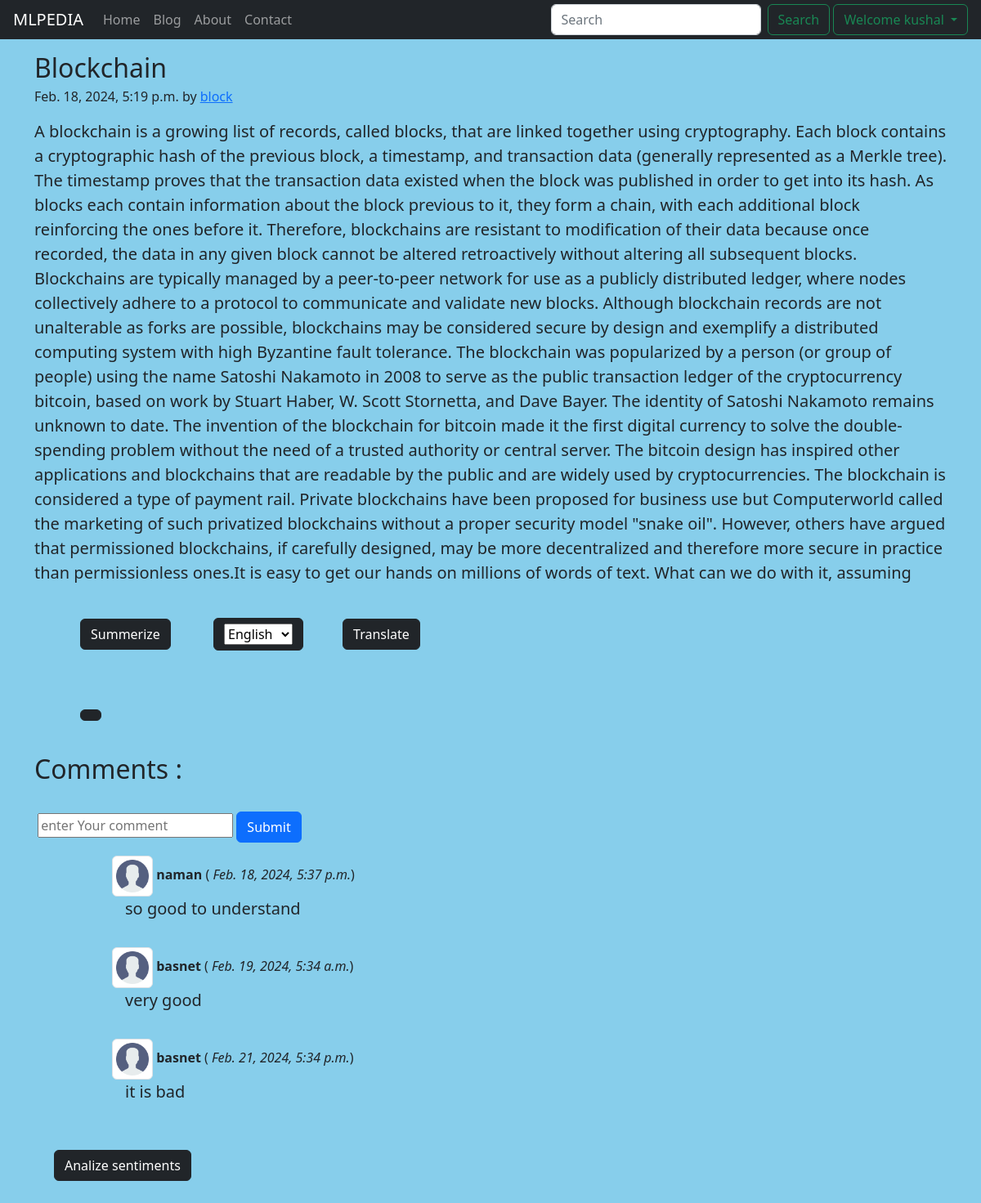
The app's page /blog/blockchain (signed in) with its own data.
### blog/models.py (models this page shows, shortened)
class Postblog(models.Model):
    sno=models.AutoField(primary_key=True)
    title=models.CharField(max_length=50)
    author=models.CharField(max_length=13)
    content=models.TextField()
    slug=models.CharField(max_length=130)
    timeStamp= models.DateTimeField(blank=True)

class BlogComment(models.Model):
    sno= models.AutoField(primary_key=True)
    comment=models.TextField()
    user=models.ForeignKey(User,on_delete=models.CASCADE)
    post=models.ForeignKey(Postblog,on_delete=models.CASCADE)
    parent=models.ForeignKey('self',on_delete=models.CASCADE,null=True)
    timestamp=models.DateTimeField(default=now)

### blog/views.py (the view)
# urls.py: path('<str:slug>', views.blogPost, name='blogPost'),
def blogPost(request,slug):
    post = Postblog.objects.filter(slug=slug).first()
    comments=BlogComment.objects.filter(post=post)
    context={"post":post,"comments":comments }
    return render(request,"blog/blogPost.html",context)

### templates/blog/blogPost.html (shortened to what this page needs)
{% extends 'base.html' %}
{%block blogactive%}active{%endblock blogactive%}
{% block body %}
<div class="container my-3">
  <article class="blog-post">
    <h2 class="blog-post-title mb-1">{{post.title}}</h2>
    <p clss="blog-post-meta ">{{post.timeStamp}} by <a href="#">{{post.author}}</a></p>
    <p id="content" class='blockquote'>{{post.content}} </p>
    <ul>
      <button type="button" id="summer" class="summerize btn btn-dark m-4">Summerize</button>
      <button type="submit" class="btn btn-dark m-4">
        <form method="POST" action="#" id="translate">{% csrf_token %}
          <select id="inputState" name="lang">
            <option selected value="en">English</option>
          </select>
          <button type="submit" class="btn btn-dark m-4">Translate</button>
        </form>
        <button type="button" class="speech btn btn-dark m-4">
        </button>
      </button>
    </ul>
</div>
<section class="container my-2">
  <h2>Comments :</h2>
  <br>
  {% if user.is_authenticated %}
  <form action="/blog/postComment" method="POST">
    <div>
      <input type="text" name="comments" placeholder="enter Your comment">
      <button type="Submit" class="btn btn-primary" value="Submit"> Submit
      </button>
    </div>
  </form>
  {% else %} <h2>You need to Login for comment</h2>
  {% endif %}
  {% for comment in comments %}
  <div>
    <div class="row my-3">
      <div class="col-md-1">
      </div>
      <div class="col-md-11 "><b><img src="/static/img/user.png" class="img-thumbnail" width=50 height=50 alt="user">
          {{comment.user.username }} </b> ( <i>{{comment.timestamp}}</i>)
        <div class='comments blockquote mx-3'>{{ comment.comment }}</div>
      </div>
    </div>
  </div>
  {% endfor %}
  <div class="d-flex justify-content-left ml-20">
    <button type="button" id ="senti" class="btn btn-dark m-4 ">Analize sentiments</button><span style="margin-top: 29px;"><label id="dispsenti" class=""></label></span>
  </div>
</section>
{% endblock body %}

### templates/base.html (shortened to what this page needs)
<!doctype html>
<html lang="en">
<head>
  <link href="https://cdn.jsdelivr.net/npm/bootstrap@5.2.0-beta1/dist/css/bootstrap.min.css" rel="stylesheet"
>
</head>
<body style="background-color:SkyBlue;">
    <nav class="navbar navbar-expand-lg navbar-dark bg-dark p-1">
      <div class="container-fluid">
        <a class="navbar-brand" href="/">MLPEDIA</a>
        <div class="collapse navbar-collapse" id="navbarSupportedContent">
          <ul class="navbar-nav me-auto mb-2 mb-lg-0">
            <li class="nav-item{%block homeactive%}{%endblock homeactive%}">
              <a class="nav-link" aria-current="page" href="/home">Home</a>
            </li>
            <li class="nav-item {%block blogactive%}{%endblock blogactive%}">
              <a class="nav-link" href="/blog">Blog</a>
            <li class="nav-item {%block aboutactive%}{%endblock aboutactive%} ">
              <a class="nav-link " href="/about">About</a>
            </li>
            <li class="nav-item {%block contactactive%}{%endblock contactactive%}">
              <a class="nav-link " href="/contact">Contact</a>
          </ul>
          <form method="get" action="/search" class="d-flex" role="search">
            <input name="search" id="search" class="form-control me-2" type="search" placeholder="Search"
              aria-label="Search">
            <button class="btn btn-outline-success mr-3" type="submit">Search</button>
          </form>
          {%if user.is_authenticated%}:
          <div class="dropdown ">
            <a class="btn btn-outline-success mr-3 dropdown-toggle" href="#" role="button" id="dropdownMenuLink"
              data-bs-toggle="dropdown" aria-expanded="false">Welcome
              {{request.user}}
            </a>
          </div>
          {%endif%}
        </div>
    </nav>
  {% block body %}{% endblock body %}
</body>
</html>

### records on screen
Postblog: title "Blockchain", timeStamp "Feb. 18, 2024, 5:19 p.m.", author "block", content "A blockchain is a growing list of records, called blocks, that are linked together using cryptography. Each block contains a cryptographic hash of the previous block, a timestamp, and transaction data (generally represented as a Merkle tree). The timestamp proves that the transaction data existed when the block was published in order to get into its hash. As blocks each contain information about the block previous to it, they form a chain, with each additional block reinforcing the ones before it. Therefore, blockchains are resistant to modification of their data because once recorded, the data in any given block cannot be altered retroactively without altering all subsequent blocks.…"
BlogComment: user.username "naman", timestamp "Feb. 18, 2024, 5:37 p.m.", comment "so good to understand"
BlogComment: user.username "basnet", timestamp "Feb. 19, 2024, 5:34 a.m.", comment "very good"
BlogComment: user.username "basnet", timestamp "Feb. 21, 2024, 5:34 p.m.", comment "it is bad"

### other values on screen
{{ request.user }} "kushal"
